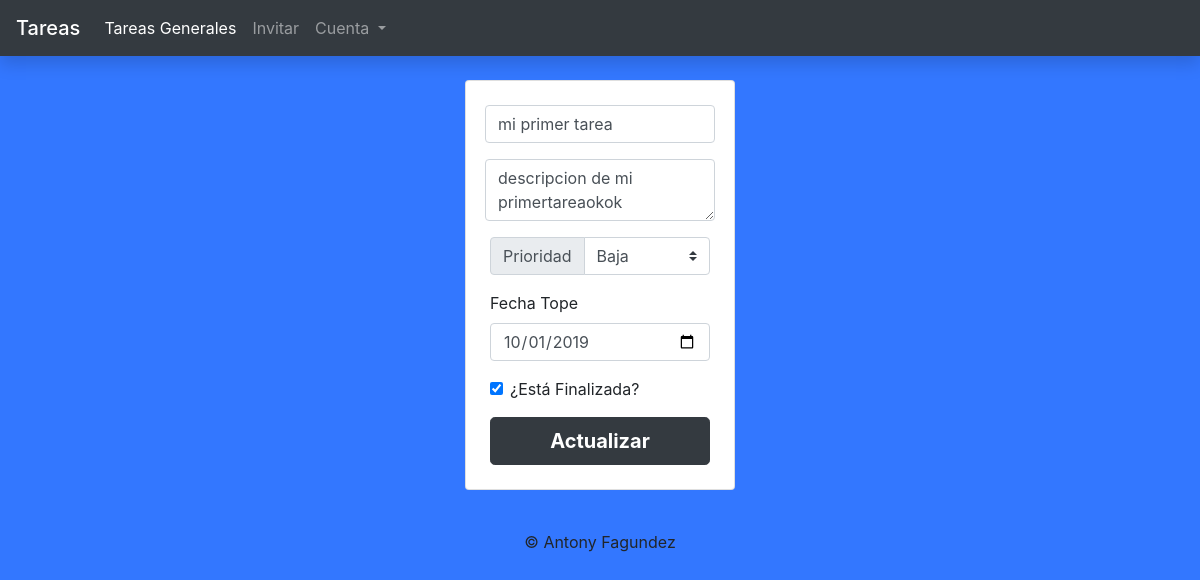
The app's page /edit.php?id=61 with its own data.
### tables this page shows
CREATE TABLE `task` (
  `id` int(11) NOT NULL,
  `title` varchar(40) NOT NULL,
  `description` varchar(120) NOT NULL,
  `user` varchar(40) NOT NULL,
  `priority` varchar(20) NOT NULL,
  `is_finish` tinyint(1) NOT NULL DEFAULT '0',
  `dead_line` date DEFAULT NULL,
  `date_created` date NOT NULL,
  `id_user` int(11) DEFAULT NULL
);

### edit.php (the view, shortened to what this page needs)
<?php
 include('header.php'); ?>
<?php
$title =  "";
$description = "";
$priority = "low";
$is_finish = 0;
$buttonMessage = "Añadir Tarea";
$conn = new mysqli('127.0.0.1', 'Antonyy', '', 'todo');
if(isset($_GET['id'])){
    $id = $_GET['id'];
    $resultado_consulta = mysqli_query($conn, "select * from task where `id`= $id");
    if($registro = mysqli_fetch_array($resultado_consulta)){
        $title =  $registro["title"];
        $description =  $registro["description"];
        $priority =  $registro["priority"];
        $is_finish = $registro["is_finish"];
        $date = $registro["dead_line"];
        $date = date("Y-m-d", strtotime($date));
        $buttonMessage = "Actualizar";
    }
}
?>
<div class="container mt-1 w-25">
    <div class="card mx-auto p-4 m-4">
        <form method="POST">
            <div class="form-row">
            <div class="form-group w-100">
                    <input type="text" name="title" class="form-control" value="<?php echo $title; ?>" id="title" placeholder="Título de mi Tarea">
            </div>
            </div>
            <div class="form-row">
                    <textarea class="form-control" name="description" id="description" placeholder="Introduzca una descripción de su tarea" required><?php echo trim($description);?></textarea>
            </div>
            <div class="form-row">
                </div>
                <div class="form-group">
                            <div class="input-group mb-3">
                                    <div class="input-group-prepend">
                                        <label class="input-group-text" for="inputGroupSelect01">Prioridad</label>
                                    </div>
                                <select class="custom-select" id="inputGroupSelect01" name="priority">
                                    <option selected>
                                        <?php if($priority == "Baja"){ echo "Baja";
                                        }else if($priority == "Media"){ echo "Media";
                                        }else if($priority == "Alta"){ echo "Alta";
                                        }else {echo "Seleccione..."; }
                                        ?>
                                    </option>
                                </select>
                            </div>
                </div>
            <div class="form-group">
                <label for="dead_line">Fecha Tope</label>
                <input type="date" name="dead_line" class="form-control" id="dead_line" value="<?php echo $date; ?>" >
            </div>
            <div class="form-check form-group">
                <label class="form-check-label">
                    <input class="form-check-input" name="is_finish" <?php if($is_finish==1){ echo "checked"; }?> type="checkbox" value="true">
                    ¿Está Finalizada?
                </label>
            </div>
            <button type="submit" class="btn btn-dark btn-lg btn-block font-weight-bolder custom-bt"><?php echo $buttonMessage; ?></button>
        </form>
    </div>
</div>
<?php include('footer.php'); ?>

### header.php (style rules this page uses)
body { background-color: rgb(51, 119, 255) }

### records on screen
task: title "mi primer tarea", description "descripcion de mi primertareaokok", priority "Baja", dead_line "10/01/2019", is_finish "☑"

### other values on screen
$buttonMessage "Actualizar"
